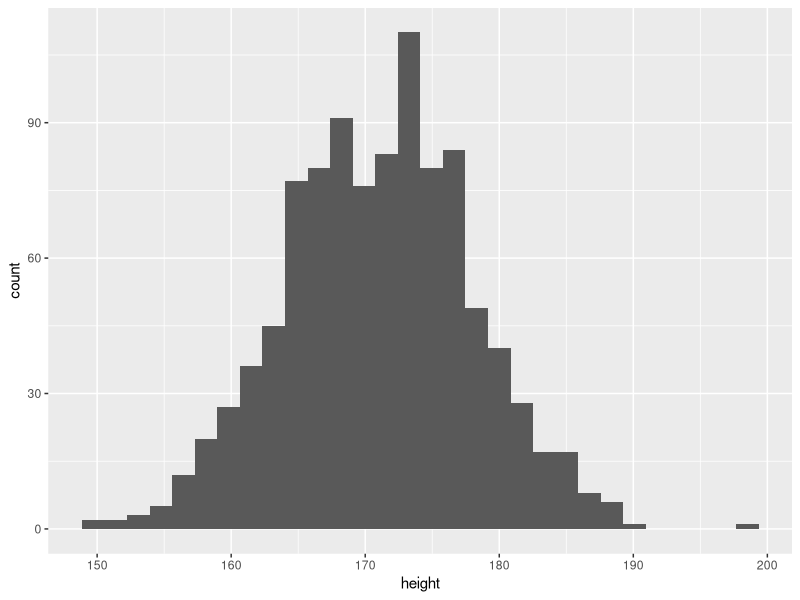
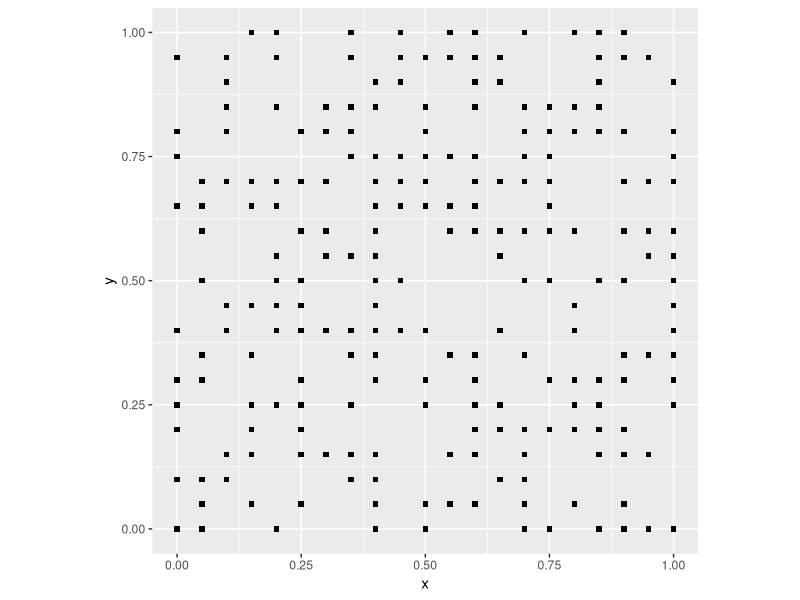
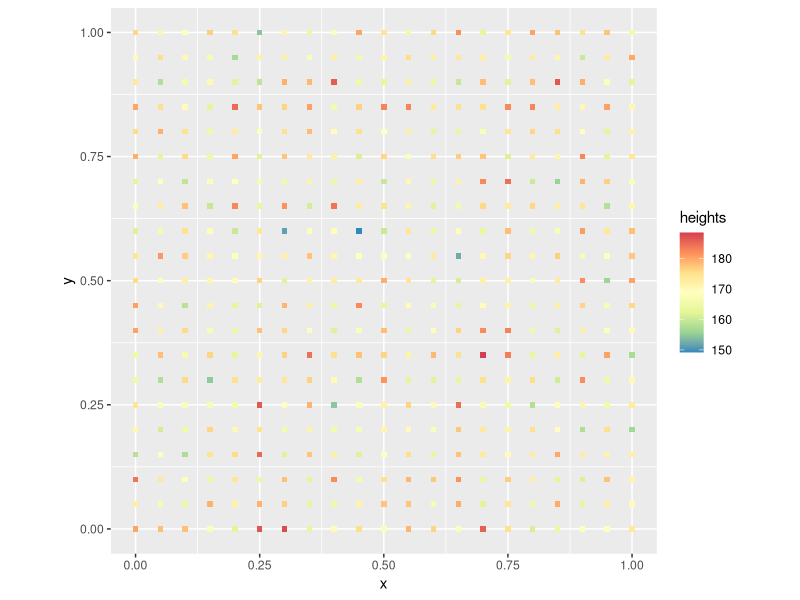
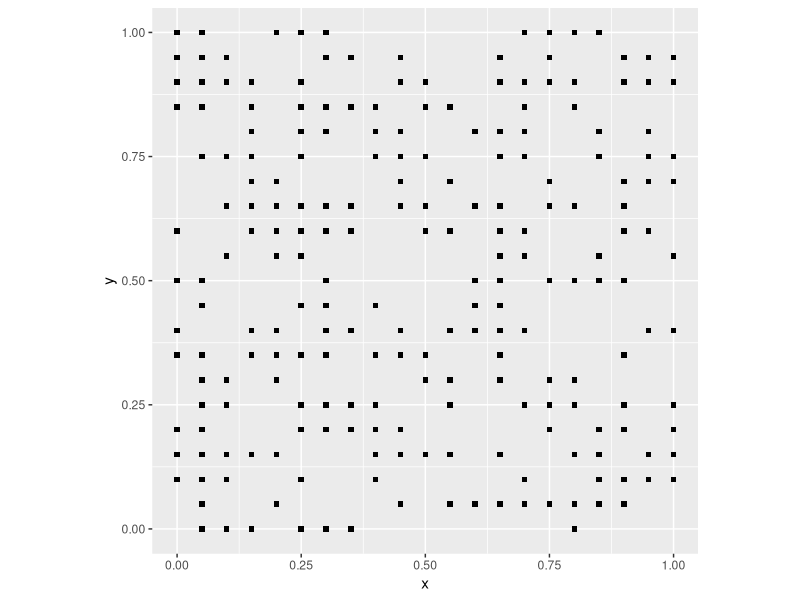
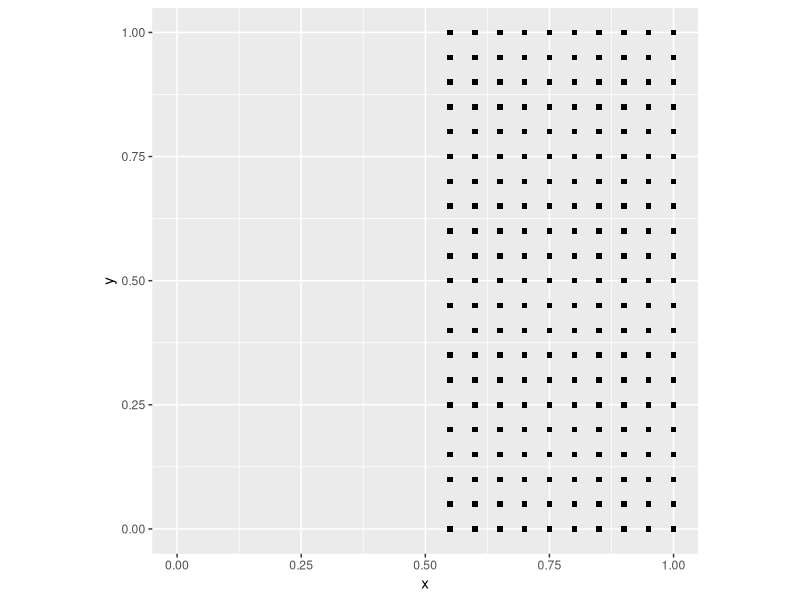
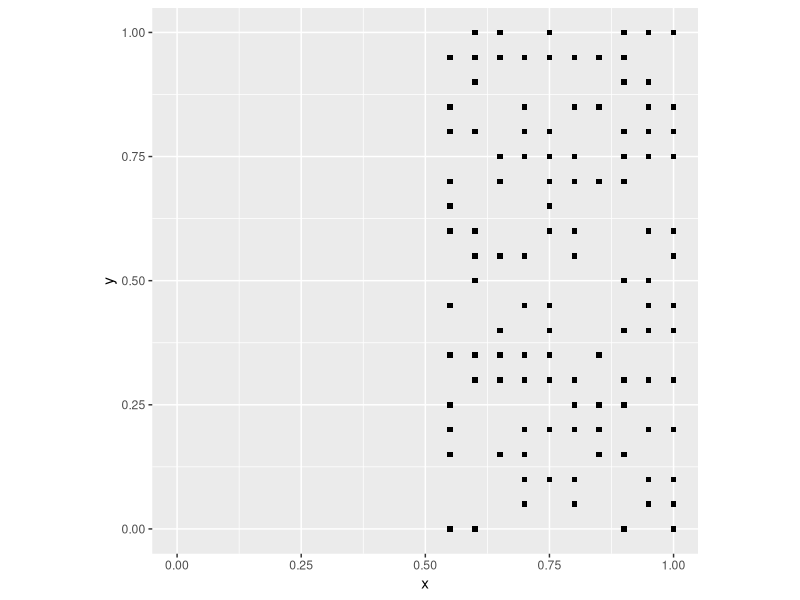
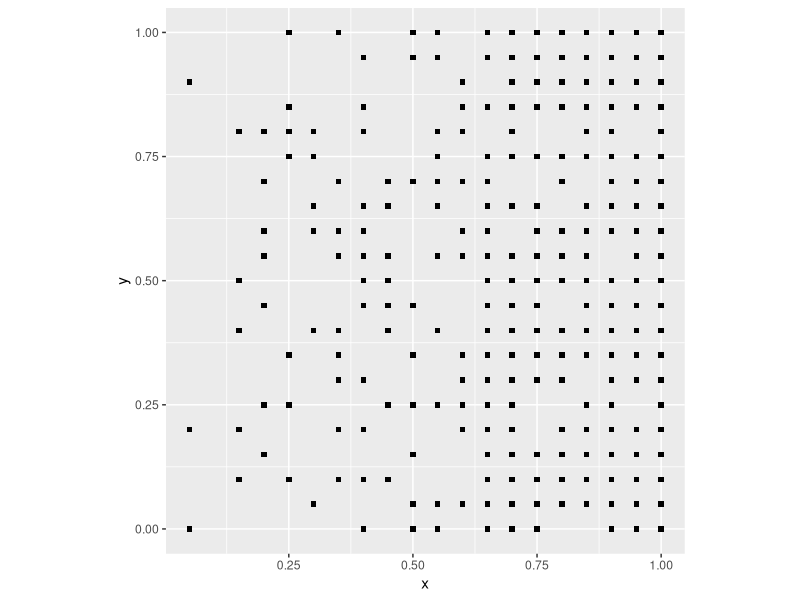
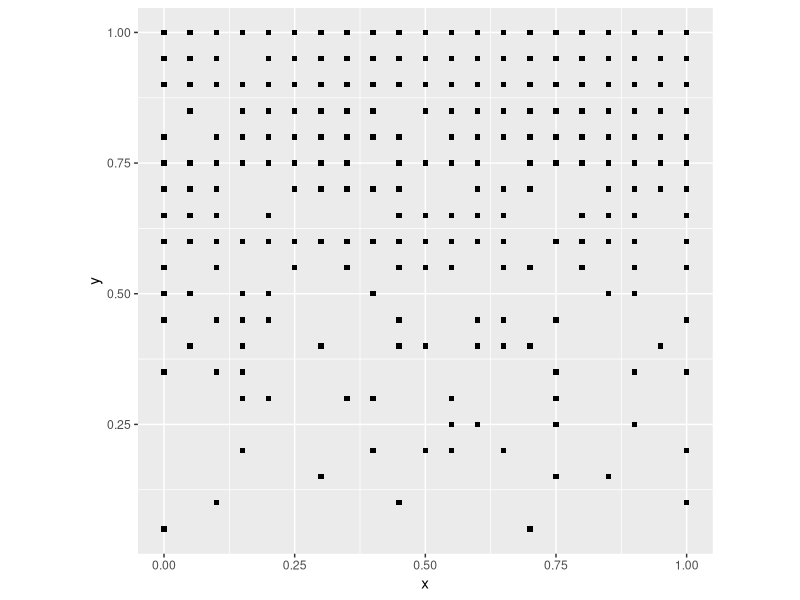

These figures' R source, in order:
## ---- chunk 1
rm(list = ls())
## ---- chunk 2
library(tidyverse)
## ---- chunk 3
rbinom(n = 1, size = 1, prob = 0.5)
## ---- chunk 4
n <- 1000 # Number of people tossing the coin one time.
coin_flips <- rbinom(n = n, size = 1, prob = 0.5)
sum(coin_flips)/n
## ---- chunk 5
rnorm(1, mean = 0, sd = 1)
## ---- chunk 6
rnorm(1, mean = 170.7, sd = 7)
## ---- chunk 7
n <- 1000
height <- rnorm(n, mean = 170.7, sd = 7)
height <- data.frame(height)
ggplot(data = height, aes(x = height)) + geom_histogram()
## ---- chunk 8
coords <- expand.grid(x = seq(from = 0, to = 1, by = 0.05),
                      y = seq(from = 0, to = 1, by = 0.05))
## ---- chunk 9
events <- rbinom(n = nrow(coords), size = 1, prob = 0.5)
## ---- chunk 10
null_pattern <- data.frame(coords, events)
## ---- chunk 11
ggplot() + 
  geom_point(data = subset(null_pattern, events == 1), aes(x = x, y = y), shape = 15) +
  coord_fixed()
## ---- chunk 12
heights <- rnorm(n = nrow(coords), mean = 170.7, sd = 7)
## ---- chunk 13
null_trend <- data.frame(coords, heights)
## ---- chunk 14
ggplot() + 
  geom_point(data = null_trend, aes(x = x, y = y, color = heights), shape = 15) +
  scale_color_distiller(palette = "Spectral") +
  coord_fixed()
## ---- chunk 15
coords <- expand.grid(x = seq(from = 0, to = 1, by = 0.05), y = seq(from = 0, to = 1, by = 0.05))
## ---- chunk 16
events <- rbinom(n = nrow(coords), size = 1, prob = 0.5)
null_pattern <- data.frame(coords, events)
ggplot() + 
  geom_point(data = subset(null_pattern, events == 1), aes(x = x, y = y), shape = 15) +
  coord_fixed()
## ---- chunk 17
deterministic_point_pattern <- coords
deterministic_point_pattern <- mutate(deterministic_point_pattern, events = round(x))
ggplot() + 
  geom_point(data = subset(deterministic_point_pattern, events == 1), aes(x = x, y = y), shape = 15) +
  xlim(0, 1) +
  coord_fixed()
## ---- chunk 18
stochastic_point_pattern <- coords
stochastic_point_pattern <- 
  mutate(stochastic_point_pattern, 
         events = round(x) - round(x) * rbinom(n = nrow(coords), size = 1, prob = 0.5))
ggplot() + 
  geom_point(data = subset(stochastic_point_pattern, events == 1), aes(x = x, y = y), shape = 15) +
  xlim(0, 1) +
  coord_fixed()
## ---- chunk 19
pattern1 <- coords
## ---- chunk 20
pattern1 <- mutate(pattern1, events = rbinom(n = nrow(pattern1), size = 1, prob = (x)))
## ---- chunk 21
ggplot() + 
  geom_point(data = subset(pattern1, events == 1), aes(x = x, y = y), shape = 15) +
  coord_fixed()
## ---- chunk 22
pattern1 <- mutate(pattern1, events = rbinom(n = nrow(pattern1), size = 1, prob = (y)))
ggplot() + 
  geom_point(data = subset(pattern1, events == 1), aes(x = x, y = y), shape = 15) +
  coord_fixed()
## ---- chunk 23
pattern1 <- mutate(pattern1, events = rbinom(n = nrow(pattern1), size = 1, prob = (x * y)))
ggplot() + 
  geom_point(data = subset(pattern1, events == 1), aes(x = x, y = y), shape = 15) +
  coord_fixed()
## ---- chunk 24
pattern1 <- coords
pattern1 <- mutate(pattern1, 
                   distance = sqrt((0.5 - x)^2 + (0.5 - y)^2), 
                   events = rbinom(n = nrow(pattern1), size = 1, prob = 1 - exp(-0.5 * distance)))
## ---- chunk 25
ggplot() + 
  geom_point(data = subset(pattern1, events == 1), aes(x = x, y = y), shape = 15) +
  coord_fixed()
## ---- chunk 26
trend1 <- coords
## ---- chunk 27
trend1 <- mutate(trend1, heights = 160 + 20 * y  + rnorm(n = nrow(pattern1), mean = 0, sd = 7))
## ---- chunk 28
ggplot() + 
  geom_point(data = trend1, aes(x = x, y = y, color = heights), shape = 15) +
  scale_color_distiller(palette = "Spectral") +
  coord_fixed()
